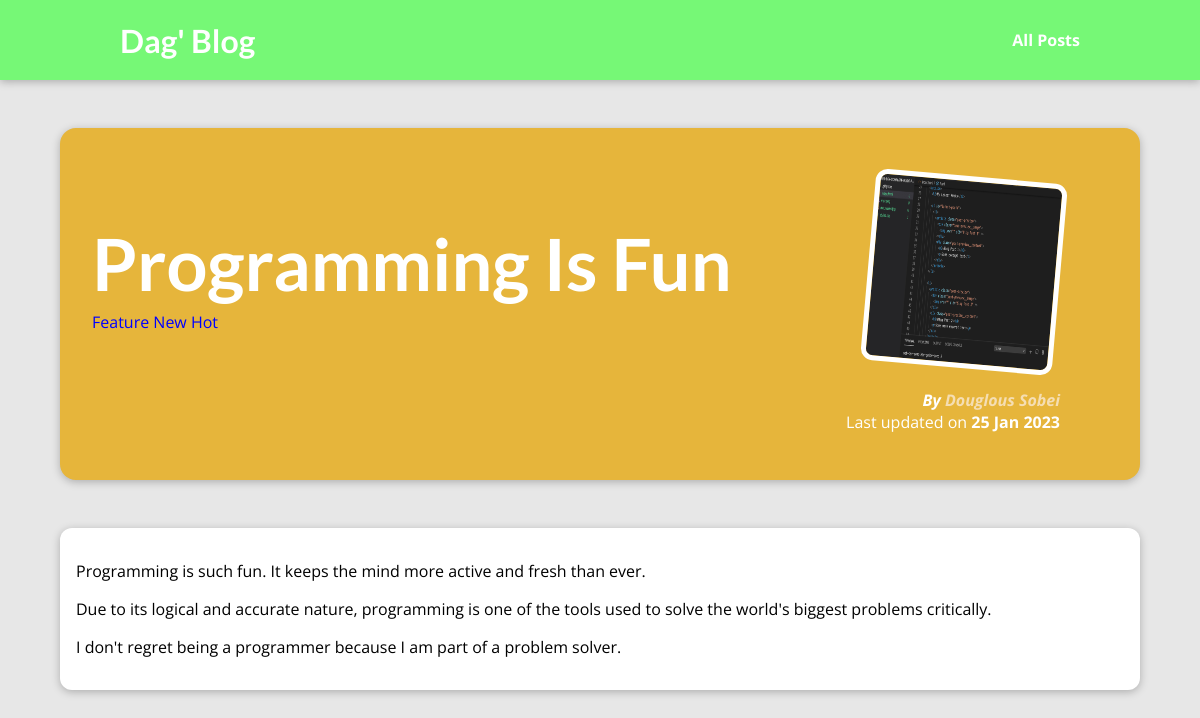
Page /posts/programming-is-fun on the committed database.
### blog/models.py (models this page shows, shortened)
class Post(models.Model):
    title = models.CharField(max_length=100)
    excerpt = models.CharField(max_length=200)
    image_name = models.CharField(max_length=60)
    date = models.DateField(auto_now=True)
    slug = models.SlugField(unique=True, db_index=True)
    content = models.TextField(validators=[MinLengthValidator(10)])
    author = models.ForeignKey(
        Author, on_delete=models.SET_NULL, null=True, related_name="posts")
    tags = models.ManyToManyField(Tag)

class Tag(models.Model):
    caption = models.CharField(max_length=25)

class Author(models.Model):
    first_name = models.CharField(max_length=60)
    last_name = models.CharField(max_length=60)
    email_address = models.EmailField()
    def full_name(self):
        return f"{self.first_name} {self.last_name}"
    def __str__(self):
        return self.full_name()

### blog/views.py (the view)
# urls.py: path("posts/<slug:slug>", views.post_detail, name="post-detail-page")
def post_detail(request, slug):
    identified_post = get_object_or_404(Post, slug=slug)
    return render(request, "blog/post-detail.html", {
        "post": identified_post,
        "post_tags": identified_post.tags.all()
    })

### blog/templates/blog/post-detail.html (shortened to what this page needs)
{% extends "base.html" %}
{% load static %}
{% block css_files %}
    <link rel="stylesheet" href="{% static "blog/post-detail.css" %}" />
{% endblock %}
{% block content %}
    <section id="summary">
        <h2>{{post.title}}</h2>
        <div>
            {% for tag in post_tags %}
                <span class="tag">{{ tag.caption }}</span>
            {% endfor %}
        </div>
        <article>
            <img src="{% static "blog/images/"|add:post.image_name %}" alt="{{post.title}}" />
            <address>By <a href="mailto:{{ post.author.email_address }}">{{post.author}}</a></address>
            <div>Last updated on <time>{{post.date|date:"d M Y"}}</time></div>
        </article>
    </section>
    <main>
        {{post.content|linebreaks }}
    </main>
{% endblock %}

### templates/base.html (shortened to what this page needs)
{% load static %}
<!DOCTYPE html>
<html lang="en">
<head>
    <link rel="stylesheet" href="{% static "app.css" %}">
    {% block css_files %}{% endblock %}
</head>
<body>
    <header id="main-navigation">
        <h1><a href="{% url "starting-page" %}">Dag' Blog</a></h1>
        <nav>
            <a href="{% url "posts-page" %}">All Posts</a>
        </nav>
    </header>
    {% block content %}
    {% endblock %}
</body>
</html>

### static/app.css (style rules this page uses)
* { box-sizing: border-box; }
html { font-family: 'Open Sans', 'Lato', sans-serif; }
body { margin: 0; }
h1, h2, h3 { font-family: 'Lato', sans-serif; font-weight: bold; }
#main-navigation { width: 100%; height: 5rem; display: flex; justify-content: space-between; align-items: center; padding: 0 10%; position: absolute; top: 0; left: 0; }
#main-navigation a { text-decoration: none; color: white; font-weight: bold; }

### blog/static/blog/post-detail.css (style rules this page uses)
body { background-color: #e7e7e7; }
#main-navigation { background-color: #76f876; box-shadow: 0 2px 8px rgba(0, 0, 0, 0.25); }
#summary { margin: 8rem auto 3rem auto; padding: 2rem; width: 90%; max-width: 90rem; border-radius: 16px; background-color: #e6b53b; position: relative; box-shadow: 0 2px 8px rgba(0, 0, 0, 0.25); height: 22rem; }
#summary h2 { color: white; font-size: 4.5rem; margin-bottom: 0.3rem; }
#summary article { position: absolute; top: 2rem; right: 3rem; padding: 1rem 2rem; border-radius: 12px; text-align: right; color: white; }
#summary article img { width: 12rem; height: 12rem; border-radius: 12px; transform: rotateZ(5deg); border: 5px solid white; margin-bottom: 1rem; }
#summary address { font-weight: bold; }
#summary time { font-weight: bold; }
#summary a { color: wheat; text-decoration: none; }
main { width: 90%; max-width: 90rem; margin: 3rem auto; background-color: white; padding: 1rem; border-radius: 12px; box-shadow: 0 2px 8px rgba(0, 0, 0, 0.25); }
.tag { color: blue; padding: 0.6 1.2; border-radius: 10px; }

### rows in the picture
Post: title "Programming Is Fun", image_name (picture), author "Douglous Sobei", date "25 Jan 2023", content "Programming is such fun. It keeps the mind more active and fresh than ever. Due to its logical and accurate nature, programming is one of the tools used to solve the world's biggest problems critically. I don't regret being a programmer because I am part of a problem solver."
Tag: caption "Feature"
Tag: caption "New"
Tag: caption "Hot"
